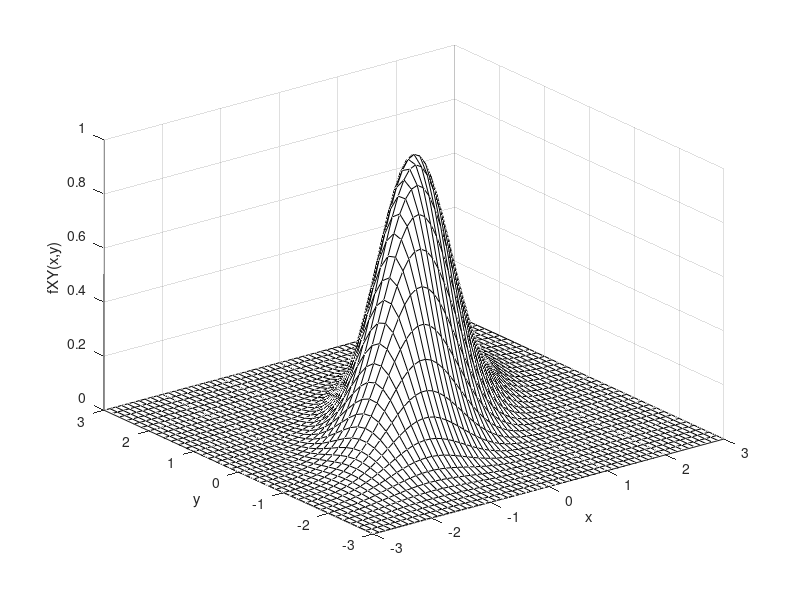

The MATLAB script that drew this image:
clear
mx=0;my=0;sx=1;sy=0.6;rxy=0.8;
[x,y]=meshgrid(-3:.1:3,-3:.1:3);
x=(x-mx)/sx;y=(y-my)/sy;
expoente=x.^2+y.^2-2*rxy^2*x.*y;
expoente=-expoente/(1-rxy^2);
z=exp(expoente/(2*pi*sx*sy*sqrt(1-rxy^2)));
surf(x,y,z,'Facecolor',[1 1 1])
xlabel('x'),ylabel('y'),zlabel('fXY(x,y)')
axis([-3 3 -3 3 0 1])